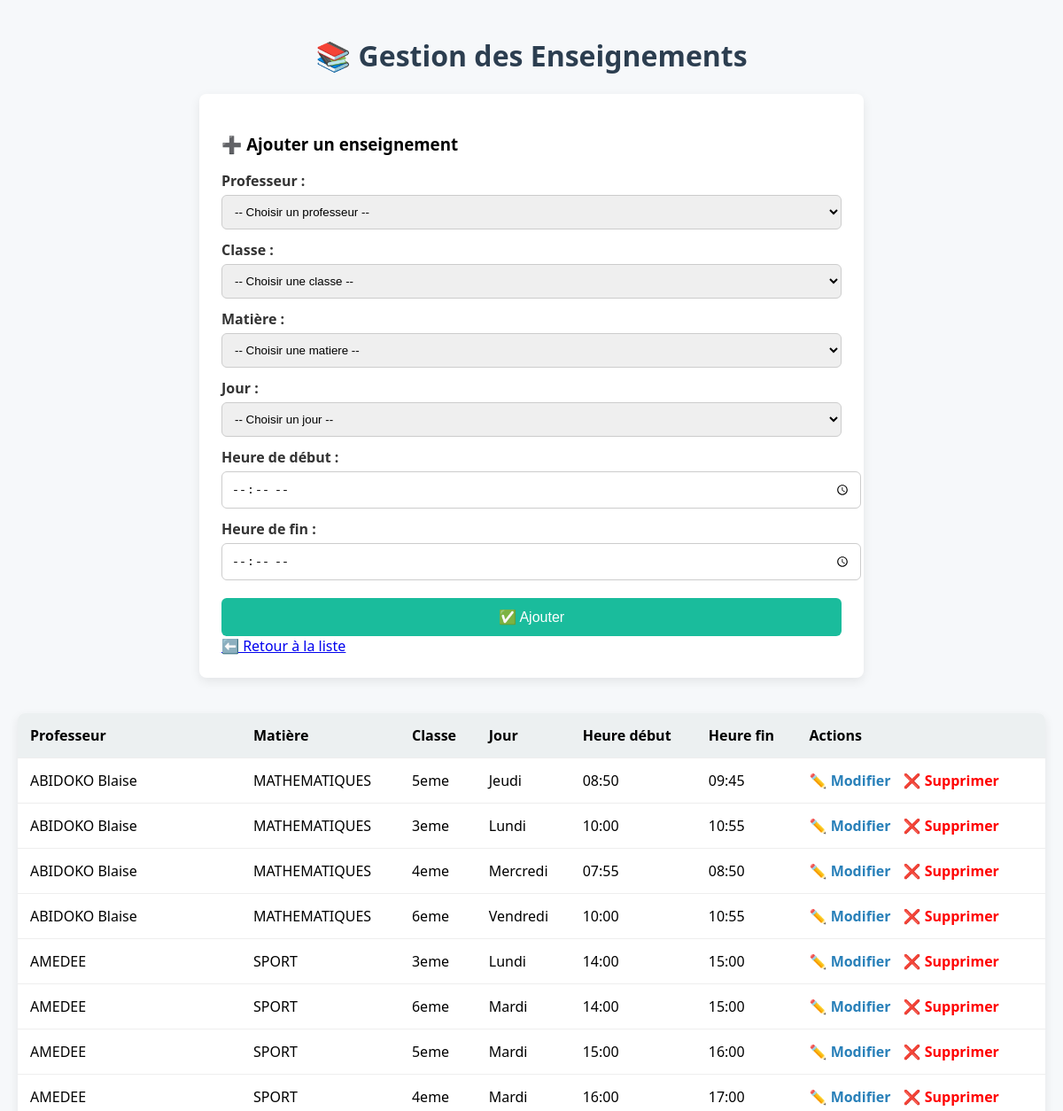
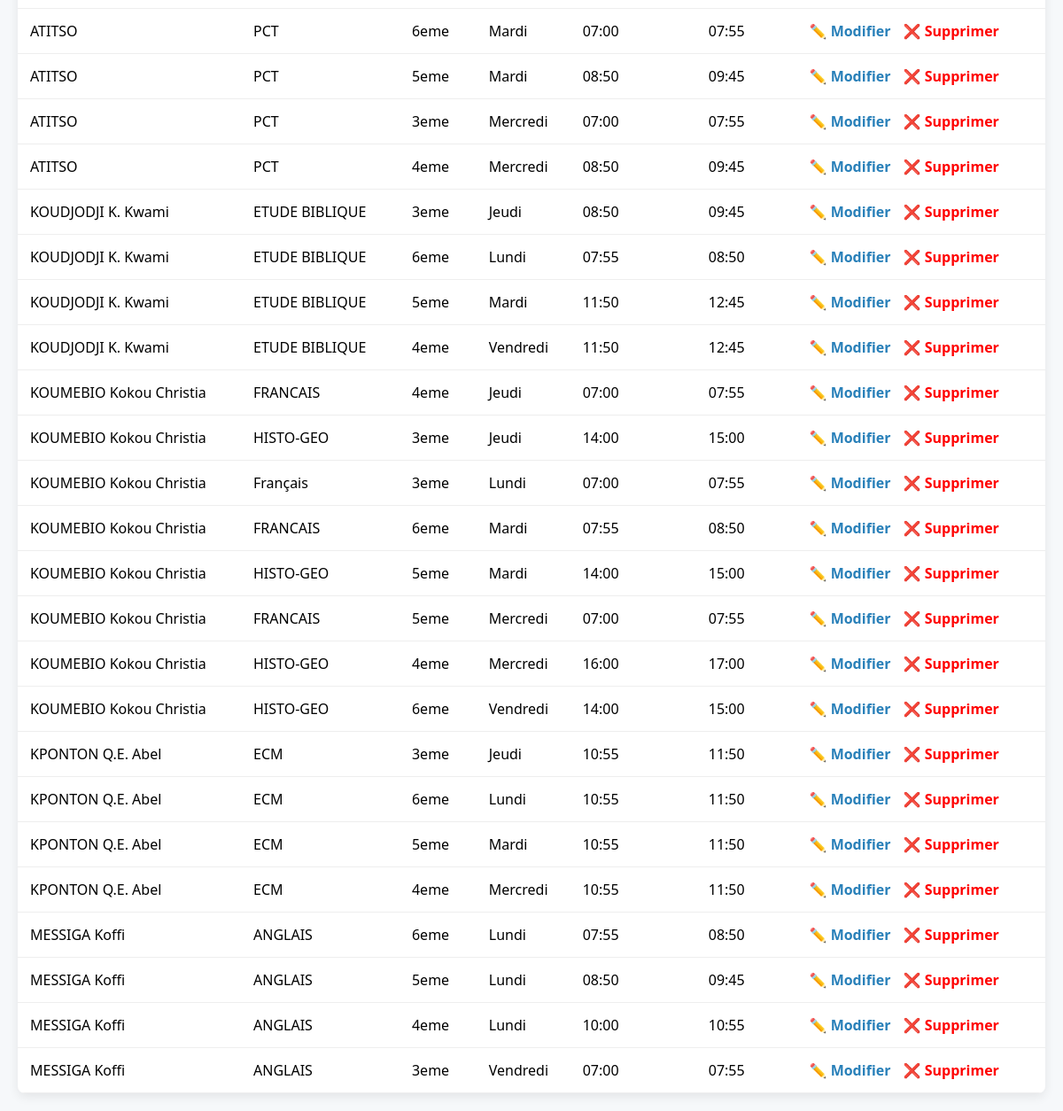
/admin/enseignement.php (signed in), run on the app's committed database (2 pictures, top to bottom).
### tables this page shows
CREATE TABLE IF NOT EXISTS `enseignement` (
  `id` int NOT NULL AUTO_INCREMENT,
  `prof_id` int DEFAULT NULL,
  `matiere` varchar(100) DEFAULT NULL,
  `classe` varchar(50) DEFAULT NULL,
  `jour` varchar(20) DEFAULT NULL,
  `heure_debut` time DEFAULT NULL,
  `heure_fin` time DEFAULT NULL,
  PRIMARY KEY (`id`),
  KEY `prof_id` (`prof_id`)
);

CREATE TABLE IF NOT EXISTS `professeurs` (
  `id` int NOT NULL AUTO_INCREMENT,
  `nom` varchar(100) NOT NULL,
  `email` varchar(100) NOT NULL,
  `telephone` varchar(20) DEFAULT NULL,
  `mot_de_passe` varchar(255) NOT NULL,
  `created_at` datetime DEFAULT CURRENT_TIMESTAMP,
  PRIMARY KEY (`id`),
  UNIQUE KEY `email` (`email`)
);

### admin/enseignement.php (the view, shortened to what this page needs)
<?php
require_once '../includes/db.php';
$sql = "SELECT e.*, p.nom as nom_prof
        FROM enseignement e
        JOIN professeurs p ON p.id = e.prof_id
        ORDER BY p.nom, e.jour, e.heure_debut";
$enseignements = $pdo->query($sql)->fetchAll();
?>
<!DOCTYPE html>
<html lang="fr">
<head>
     <link rel="stylesheet" href="../assets/css/enseignement.css">
</head>
<body>
    <h1>📚 Gestion des Enseignements</h1>
    <div class="form-box">
        <h3>➕ Ajouter un enseignement</h3>
        <form method="post">
            <label for="prof_id">Professeur :</label>
            <select name="prof_id" required>
                <option value="">-- Choisir un professeur --</option>
            </select>
            <label>Classe :</label>
            <select name="classe" required>
                <option value="">-- Choisir une classe --</option>
            </select>
            <label>Matière :</label>
            <select name="matiere" required>
                <option value="">-- Choisir une matiere --</option>
            </select>
            <label>Jour :</label>
            <select name="jour" required>
                <option value="">-- Choisir un jour --</option>
            </select>
            <label>Heure de début :</label>
            <input type="time" name="heure_debut" required>
            <label>Heure de fin :</label>
            <input type="time" name="heure_fin" required>
            <button type="submit">✅ Ajouter</button>
        </form>
        <a href="professeurs.php">⬅️ Retour à la liste</a>
    </div>
    <table>
        <thead>
            <tr>
                <th>Professeur</th>
                <th>Matière</th>
                <th>Classe</th>
                <th>Jour</th>
                <th>Heure début</th>
                <th>Heure fin</th>
                <th>Actions</th>
            </tr>
        </thead>
        <tbody>
            <?php foreach ($enseignements as $e): ?>
            <tr>
                <td><?= htmlspecialchars($e['nom_prof']) ?></td>
                <td><?= htmlspecialchars($e['matiere']) ?></td>
                <td><?= htmlspecialchars($e['classe']) ?></td>
                <td><?= htmlspecialchars($e['jour']) ?></td>
                <td><?= substr($e['heure_debut'], 0, 5) ?></td>
                <td><?= substr($e['heure_fin'], 0, 5) ?></td>
                <td class="actions">
                    <a class="edit" href="modifier_enseignement.php?id=<?= $e['id'] ?>">✏️ Modifier</a>
                    <a class="delete" href="supprimer_enseignement.php?id=<?= $e['id'] ?>" onclick="return confirm('Supprimer cet enseignement ?')">❌ Supprimer</a>
                </td>
            </tr>
            <?php endforeach; ?>
        </tbody>
    </table>
</body>
</html>

### assets/css/enseignement.css (style rules this page uses)
body { font-family: 'Segoe UI', sans-serif; background: #f6f8fa; margin: 0; padding: 20px; }
h1 { text-align: center; color: #2c3e50; }
.form-box { background: #fff; padding: 25px; max-width: 700px; margin: 20px auto; border-radius: 8px; box-shadow: 0 4px 12px rgba(0,0,0,0.08); }
label { display: block; margin-top: 12px; font-weight: bold; color: #333; }
input, select { width: 100%; padding: 10px; margin-top: 5px; border: 1px solid #ccc; border-radius: 6px; }
button { margin-top: 20px; width: 100%; background: #1abc9c; color: white; padding: 12px 20px; border: none; border-radius: 6px; cursor: pointer; font-size: 16px; }
table { width: 100%; margin-top: 40px; background: white; border-collapse: collapse; box-shadow: 0 4px 12px rgba(0,0,0,0.08); border-radius: 8px; overflow: hidden; }
th, td { padding: 14px; border-bottom: 1px solid #eee; text-align: left; }
th { background: #ecf0f1; }
.actions a { margin-right: 10px; text-decoration: none; font-weight: bold; }
.actions a.edit { color: #2980b9; }
.actions a.delete { color: red; }

### data on the page
enseignement: professeurs.nom "ABIDOKO Blaise", matiere "MATHEMATIQUES", classe "5eme", jour "Jeudi", heure_debut "08:50", heure_fin "09:45"
enseignement: professeurs.nom "ABIDOKO Blaise", matiere "MATHEMATIQUES", classe "3eme", jour "Lundi", heure_debut "10:00", heure_fin "10:55"
enseignement: professeurs.nom "ABIDOKO Blaise", matiere "MATHEMATIQUES", classe "4eme", jour "Mercredi", heure_debut "07:55", heure_fin "08:50"
enseignement: professeurs.nom "ABIDOKO Blaise", matiere "MATHEMATIQUES", classe "6eme", jour "Vendredi", heure_debut "10:00", heure_fin "10:55"
enseignement: professeurs.nom "AMEDEE", matiere "SPORT", classe "3eme", jour "Lundi", heure_debut "14:00", heure_fin "15:00"
enseignement: professeurs.nom "AMEDEE", matiere "SPORT", classe "6eme", jour "Mardi", heure_debut "14:00", heure_fin "15:00"
enseignement: professeurs.nom "AMEDEE", matiere "SPORT", classe "5eme", jour "Mardi", heure_debut "15:00", heure_fin "16:00"
enseignement: professeurs.nom "AMEDEE", matiere "SPORT", classe "4eme", jour "Mardi", heure_debut "16:00", heure_fin "17:00"
enseignement: professeurs.nom "ATITSO", matiere "PCT", classe "6eme", jour "Mardi", heure_debut "07:00", heure_fin "07:55"
enseignement: professeurs.nom "ATITSO", matiere "PCT", classe "5eme", jour "Mardi", heure_debut "08:50", heure_fin "09:45"
enseignement: professeurs.nom "ATITSO", matiere "PCT", classe "3eme", jour "Mercredi", heure_debut "07:00", heure_fin "07:55"
enseignement: professeurs.nom "ATITSO", matiere "PCT", classe "4eme", jour "Mercredi", heure_debut "08:50", heure_fin "09:45"
enseignement: professeurs.nom "KOUDJODJI K. Kwami", matiere "ETUDE BIBLIQUE", classe "3eme", jour "Jeudi", heure_debut "08:50", heure_fin "09:45"
enseignement: professeurs.nom "KOUDJODJI K. Kwami", matiere "ETUDE BIBLIQUE", classe "6eme", jour "Lundi", heure_debut "07:55", heure_fin "08:50"
enseignement: professeurs.nom "KOUDJODJI K. Kwami", matiere "ETUDE BIBLIQUE", classe "5eme", jour "Mardi", heure_debut "11:50", heure_fin "12:45"
enseignement: professeurs.nom "KOUDJODJI K. Kwami", matiere "ETUDE BIBLIQUE", classe "4eme", jour "Vendredi", heure_debut "11:50", heure_fin "12:45"
enseignement: professeurs.nom "KOUMEBIO Kokou Christia", matiere "FRANCAIS", classe "4eme", jour "Jeudi", heure_debut "07:00", heure_fin "07:55"
enseignement: professeurs.nom "KOUMEBIO Kokou Christia", matiere "HISTO-GEO", classe "3eme", jour "Jeudi", heure_debut "14:00", heure_fin "15:00"
enseignement: professeurs.nom "KOUMEBIO Kokou Christia", matiere "Français", classe "3eme", jour "Lundi", heure_debut "07:00", heure_fin "07:55"
enseignement: professeurs.nom "KOUMEBIO Kokou Christia", matiere "FRANCAIS", classe "6eme", jour "Mardi", heure_debut "07:55", heure_fin "08:50"
enseignement: professeurs.nom "KOUMEBIO Kokou Christia", matiere "HISTO-GEO", classe "5eme", jour "Mardi", heure_debut "14:00", heure_fin "15:00"
enseignement: professeurs.nom "KOUMEBIO Kokou Christia", matiere "FRANCAIS", classe "5eme", jour "Mercredi", heure_debut "07:00", heure_fin "07:55"
enseignement: professeurs.nom "KOUMEBIO Kokou Christia", matiere "HISTO-GEO", classe "4eme", jour "Mercredi", heure_debut "16:00", heure_fin "17:00"
enseignement: professeurs.nom "KOUMEBIO Kokou Christia", matiere "HISTO-GEO", classe "6eme", jour "Vendredi", heure_debut "14:00", heure_fin "15:00"
enseignement: professeurs.nom "KPONTON Q.E. Abel", matiere "ECM", classe "3eme", jour "Jeudi", heure_debut "10:55", heure_fin "11:50"
enseignement: professeurs.nom "KPONTON Q.E. Abel", matiere "ECM", classe "6eme", jour "Lundi", heure_debut "10:55", heure_fin "11:50"
enseignement: professeurs.nom "KPONTON Q.E. Abel", matiere "ECM", classe "5eme", jour "Mardi", heure_debut "10:55", heure_fin "11:50"
enseignement: professeurs.nom "KPONTON Q.E. Abel", matiere "ECM", classe "4eme", jour "Mercredi", heure_debut "10:55", heure_fin "11:50"
enseignement: professeurs.nom "MESSIGA Koffi", matiere "ANGLAIS", classe "6eme", jour "Lundi", heure_debut "07:55", heure_fin "08:50"
enseignement: professeurs.nom "MESSIGA Koffi", matiere "ANGLAIS", classe "5eme", jour "Lundi", heure_debut "08:50", heure_fin "09:45"
enseignement: professeurs.nom "MESSIGA Koffi", matiere "ANGLAIS", classe "4eme", jour "Lundi", heure_debut "10:00", heure_fin "10:55"
enseignement: professeurs.nom "MESSIGA Koffi", matiere "ANGLAIS", classe "3eme", jour "Vendredi", heure_debut "07:00", heure_fin "07:55"
